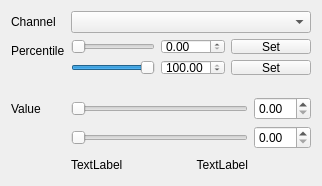
          <widget class="QWidget" name="green_tab">
           <attribute name="title">
            <string>Green</string>
           </attribute>
           <layout class="QFormLayout" name="formLayout_3">
            <item row="0" column="0">
             <widget class="QLabel" name="green_channel_label">
              <property name="text">
               <string>Channel</string>
              </property>
              <property name="textFormat">
               <enum>Qt::PlainText</enum>
              </property>
              <property name="buddy">
               <cstring>green_channel_combo</cstring>
              </property>
             </widget>
            </item>
            <item row="0" column="1">
             <widget class="QComboBox" name="green_channel_combo"/>
            </item>
            <item row="1" column="0">
             <widget class="QLabel" name="green_percentile_label">
              <property name="text">
               <string>Percentile</string>
              </property>
              <property name="textFormat">
               <enum>Qt::PlainText</enum>
              </property>
              <property name="buddy">
               <cstring>green_percentile_from_slider</cstring>
              </property>
             </widget>
            </item>
            <item row="1" column="1">
             <layout class="QGridLayout" name="green_percentile_layout">
              <item row="1" column="0">
               <widget class="QSlider" name="green_percentile_to_slider">
                <property name="maximum">
                 <number>10000</number>
                </property>
                <property name="singleStep">
                 <number>10</number>
                </property>
                <property name="pageStep">
                 <number>100</number>
                </property>
                <property name="value">
                 <number>10000</number>
                </property>
                <property name="orientation">
                 <enum>Qt::Horizontal</enum>
                </property>
               </widget>
              </item>
              <item row="1" column="1">
               <widget class="QDoubleSpinBox" name="green_percentile_to_spinbox">
                <property name="maximum">
                 <double>100.000000000000000</double>
                </property>
                <property name="singleStep">
                 <double>0.100000000000000</double>
                </property>
                <property name="value">
                 <double>100.000000000000000</double>
                </property>
               </widget>
              </item>
              <item row="0" column="1">
               <widget class="QDoubleSpinBox" name="green_percentile_from_spinbox">
                <property name="maximum">
                 <double>100.000000000000000</double>
                </property>
                <property name="singleStep">
                 <double>0.100000000000000</double>
                </property>
               </widget>
              </item>
              <item row="0" column="0">
               <widget class="QSlider" name="green_percentile_from_slider">
                <property name="maximum">
                 <number>10000</number>
                </property>
                <property name="singleStep">
                 <number>10</number>
                </property>
                <property name="pageStep">
                 <number>100</number>
                </property>
                <property name="orientation">
                 <enum>Qt::Horizontal</enum>
                </property>
               </widget>
              </item>
              <item row="0" column="2">
               <widget class="QPushButton" name="green_percentile_from_button">
                <property name="text">
                 <string>Set</string>
                </property>
               </widget>
              </item>
              <item row="1" column="2">
               <widget class="QPushButton" name="green_percentile_to_button">
                <property name="text">
                 <string>Set</string>
                </property>
               </widget>
              </item>
             </layout>
            </item>
            <item row="2" column="0">
             <widget class="QLabel" name="green_range_label">
              <property name="text">
               <string>Value</string>
              </property>
              <property name="textFormat">
               <enum>Qt::PlainText</enum>
              </property>
              <property name="buddy">
               <cstring>green_value_from_slider</cstring>
              </property>
             </widget>
            </item>
            <item row="2" column="1">
             <layout class="QGridLayout" name="green_value_layout">
              <item row="0" column="4">
               <widget class="QDoubleSpinBox" name="green_value_from_spinbox"/>
              </item>
              <item row="1" column="4">
               <widget class="QDoubleSpinBox" name="green_value_to_spinbox"/>
              </item>
              <item row="2" column="0">
               <widget class="QLabel" name="green_value_from_label">
                <property name="text">
                 <string>TextLabel</string>
                </property>
               </widget>
              </item>
              <item row="2" column="1" colspan="2">
               <spacer name="green_horizontal_spacer">
                <property name="orientation">
                 <enum>Qt::Horizontal</enum>
                </property>
                <property name="sizeHint" stdset="0">
                 <size>
                  <width>40</width>
                  <height>20</height>
                 </size>
                </property>
               </spacer>
              </item>
              <item row="0" column="0" colspan="4">
               <widget class="QSlider" name="green_value_from_slider">
                <property name="maximum">
                 <number>0</number>
                </property>
                <property name="orientation">
                 <enum>Qt::Horizontal</enum>
                </property>
               </widget>
              </item>
              <item row="1" column="0" colspan="4">
               <widget class="QSlider" name="green_value_to_slider">
                <property name="maximum">
                 <number>0</number>
                </property>
                <property name="orientation">
                 <enum>Qt::Horizontal</enum>
                </property>
               </widget>
              </item>
              <item row="2" column="3">
               <widget class="QLabel" name="green_value_to_label">
                <property name="text">
                 <string>TextLabel</string>
                </property>
                <property name="alignment">
                 <set>Qt::AlignRight|Qt::AlignTrailing|Qt::AlignVCenter</set>
                </property>
               </widget>
              </item>
             </layout>
            </item>
           </layout>
           <zorder>green_channel_combo</zorder>
           <zorder>green_channel_label</zorder>
           <zorder>green_percentile_label</zorder>
           <zorder>green_range_label</zorder>
          </widget>
